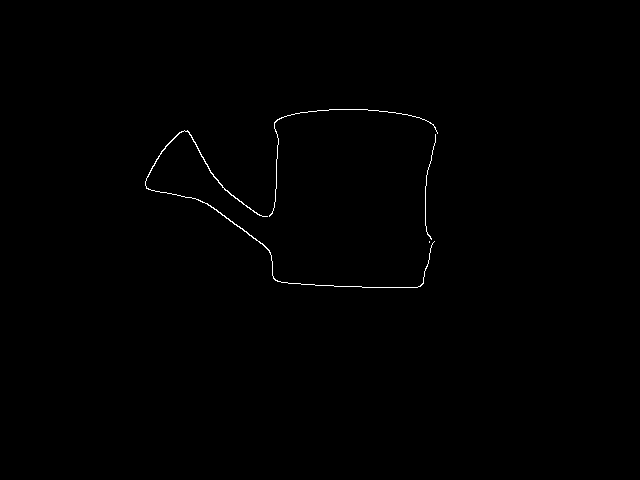
#> input picture ZAVRSNIRAD_GITHUB/NAIVNA_METODA/ZELENA_POZADINA/PROSJEK_ZA_CENTAR/slike/CrvenaKantica/edges_camImage.png, 640 x 480 px, found by its file name
$ python NAIVNA_MSE_i_KLASIFIKACIJA.py
#> lines starting #> are read from the running program, lines starting #| are printed output that depends on the picture; after the words box and inside, x2 and y2 are one past the last pixel; in counts of white or black regions, pixels touching at a corner belong together; long printed decimals are rounded
import numpy as np
import matplotlib.pyplot as plt
from PIL import Image

#Nismo dodavali komentare jer su napisani u "NAOrobot_naivna_metoda.py"

new_image_path_v2 = "edges_camImage.png"
new_image_v2 = Image.open(new_image_path_v2).convert("L")
#> new_image_v2 is the input picture: PIL image 640x480 L; 0.34% white in thin lines or dots, all inside (x1, y1, x2, y2) = (145, 109, 438, 288)

new_image_array_v2 = np.array(new_image_v2)

new_binary_array_v2 = np.where(new_image_array_v2 > 128, 1, 0)

new_white_pixels_v2 = np.argwhere(new_binary_array_v2 == 1)
#> new_white_pixels_v2 = 1047 pairs, first value 109 to 287, second value 145 to 437

#PROSJEK ZA CENTAR
new_center_x_v2 = np.mean(new_white_pixels_v2[:, 1])
#> new_center_x_v2 = 293.7
new_center_y_v2 = np.mean(new_white_pixels_v2[:, 0])
#> new_center_y_v2 = 193.5
new_center_v2 = (new_center_x_v2, new_center_y_v2)
#> new_center_v2 = (293.7, 193.5)

new_radii_v2 = np.sqrt((new_white_pixels_v2[:, 1] - new_center_x_v2) ** 2 + (new_white_pixels_v2[:, 0] - new_center_y_v2) ** 2)
#> new_radii_v2 = 1047 values, max 157.3 at index 922, min 18.53 at index 489, mean 101.1

new_mean_radius_v2 = np.mean(new_radii_v2)
#> new_mean_radius_v2 = 101.1

new_output_image_v2 = np.copy(new_binary_array_v2)

new_output_image_v2 = new_output_image_v2 * 255

fig, ax = plt.subplots()
ax.imshow(new_output_image_v2, cmap='gray')

new_circle_v2 = plt.Circle((new_center_x_v2, new_center_y_v2), new_mean_radius_v2, color='cyan', fill=False)
ax.add_patch(new_circle_v2)

plt.axis('off')

new_output_path_v2 = "fitted.png"
plt.savefig(new_output_path_v2, bbox_inches='tight', pad_inches=0)
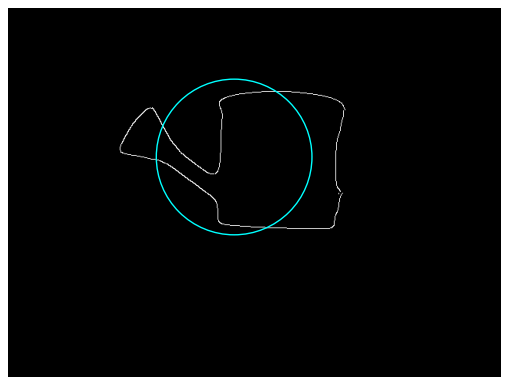
#> figure drawn by matplotlib, 1 panel

distances = np.sqrt((new_white_pixels_v2[:, 1] - new_center_x_v2) ** 2 + (new_white_pixels_v2[:, 0] - new_center_y_v2) ** 2)
#> distances has the same summary as new_radii_v2

differences = distances - new_mean_radius_v2
#> differences = 1047 values, max 56.18 at index 922, min -82.54 at index 489, mean 4.34e-15

mse = np.mean(differences ** 2)
#> mse = 1397.3

threshold = 50.0

is_circle = mse < threshold
#> is_circle = False

print(mse, is_circle)
#| 1397.298 False
